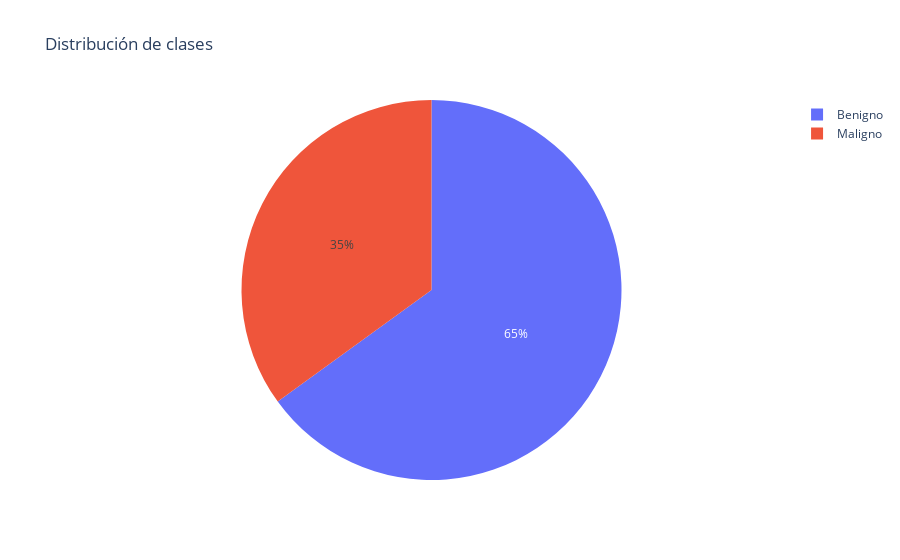

Notebook source saved alongside this figure:
### Markdown cell above
Reporta el porcentaje de correos que están etiquetados como spam y como no spam en el
conjunto de datos.

### Code cell
target = data1['class'].value_counts()

fig = px.pie(values=target, title='Distribución de clases', names={2: 'Benigno', 4: 'Maligno'})
fig.show()

print("Distribución de clases")
print(target)

### Figure 1 — Plotly figure (JSON) as saved in the notebook; plotly's stock layout.template omitted (floating-point values rounded to 4 significant figures)
{"data": [{"domain": {"x": [0, 1], "y": [0, 1]}, "hovertemplate": "label=%{label}<br>value=%{value}<extra></extra>", "labels": ["Benigno", "Maligno"], "legendgroup": "", "name": "", "showlegend": true, "type": "pie", "values": [444, 239]}], "layout": {"legend": {"tracegroupgap": 0}, "title": {"text": "Distribución de clases"}}}
